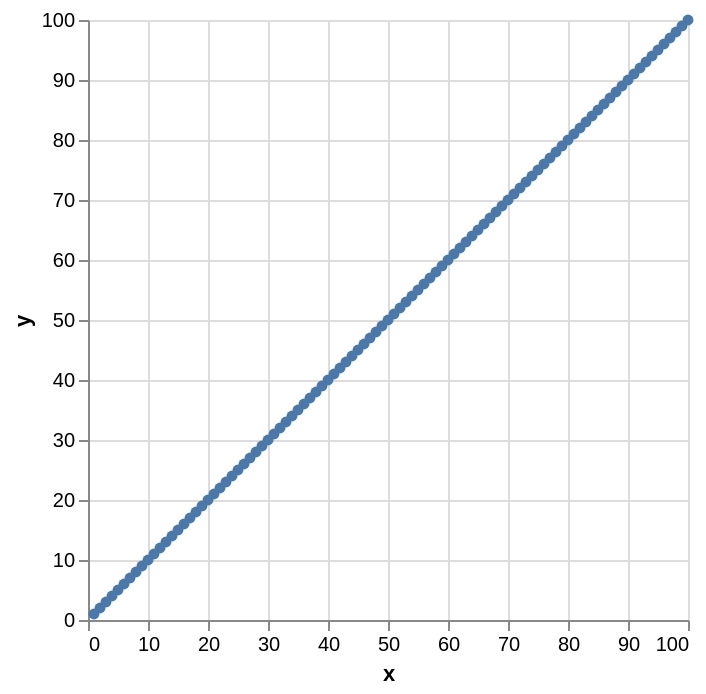

Vega-Lite specification stored for this chart:
### Vega-Lite specification from a JSON file in a GitHub repository (floating-point values rounded to 4 significant figures)
{"$schema": "https://vega.github.io/schema/vega-lite/v5.json", "data": {"values": [{"catX": "1", "x": 1, "y": 1}, {"catX": "2", "x": 2, "y": 2}, {"catX": "3", "x": 3, "y": 3}, {"catX": "4", "x": 4, "y": 4}, {"catX": "5", "x": 5, "y": 5}, {"catX": "6", "x": 6, "y": 6}, {"catX": "7", "x": 7, "y": 7}, {"catX": "8", "x": 8, "y": 8}, {"catX": "9", "x": 9, "y": 9}, {"catX": "10", "x": 10, "y": 10}, {"catX": "11", "x": 11, "y": 11}, {"catX": "12", "x": 12, "y": 12}, {"catX": "13", "x": 13, "y": 13}, {"catX": "14", "x": 14, "y": 14}, {"catX": "15", "x": 15, "y": 15}, {"catX": "16", "x": 16, "y": 16}, {"catX": "17", "x": 17, "y": 17}, {"catX": "18", "x": 18, "y": 18}, {"catX": "19", "x": 19, "y": 19}, {"catX": "20", "x": 20, "y": 20}, {"catX": "21", "x": 21, "y": 21}, {"catX": "22", "x": 22, "y": 22}, {"catX": "23", "x": 23, "y": 23}, {"catX": "24", "x": 24, "y": 24}, {"catX": "25", "x": 25, "y": 25}, {"catX": "26", "x": 26, "y": 26}, {"catX": "27", "x": 27, "y": 27}, {"catX": "28", "x": 28, "y": 28}, {"catX": "29", "x": 29, "y": 29}, {"catX": "30", "x": 30, "y": 30}, {"catX": "31", "x": 31, "y": 31}, {"catX": "32", "x": 32, "y": 32}, {"catX": "33", "x": 33, "y": 33}, {"catX": "34", "x": 34, "y": 34}, {"catX": "35", "x": 35, "y": 35}, {"catX": "36", "x": 36, "y": 36}, {"catX": "37", "x": 37, "y": 37}, {"catX": "38", "x": 38, "y": 38}, {"catX": "39", "x": 39, "y": 39}, {"catX": "40", "x": 40, "y": 40}, {"catX": "41", "x": 41, "y": 41}, {"catX": "42", "x": 42, "y": 42}, {"catX": "43", "x": 43, "y": 43}, {"catX": "44", "x": 44, "y": 44}, {"catX": "45", "x": 45, "y": 45}, {"catX": "46", "x": 46, "y": 46}, {"catX": "47", "x": 47, "y": 47}, {"catX": "48", "x": 48, "y": 48}, {"catX": "49", "x": 49, "y": 49}, {"catX": "50", "x": 50, "y": 50}, {"catX": "51", "x": 51, "y": 51}, {"catX": "52", "x": 52, "y": 52}, {"catX": "53", "x": 53, "y": 53}, {"catX": "54", "x": 54, "y": 54}, {"catX": "55", "x": 55, "y": 55}, {"catX": "56", "x": 56, "y": 56}, {"catX": "57", "x": 57, "y": 57}, {"catX": "58", "x": 58, "y": 58}, {"catX": "59", "x": 59, "y": 59}, {"catX": "60", "x": 60, "y": 60}, {"catX": "61", "x": 61, "y": 61}, {"catX": "62", "x": 62, "y": 62}, {"catX": "63", "x": 63, "y": 63}, {"catX": "64", "x": 64, "y": 64}, {"catX": "65", "x": 65, "y": 65}, {"catX": "66", "x": 66, "y": 66}, {"catX": "67", "x": 67, "y": 67}, {"catX": "68", "x": 68, "y": 68}, {"catX": "69", "x": 69, "y": 69}, {"catX": "70", "x": 70, "y": 70}, {"catX": "71", "x": 71, "y": 71}, {"catX": "72", "x": 72, "y": 72}, {"catX": "73", "x": 73, "y": 73}, {"catX": "74", "x": 74, "y": 74}, {"catX": "75", "x": 75, "y": 75}, {"catX": "76", "x": 76, "y": 76}, {"catX": "77", "x": 77, "y": 77}, {"catX": "78", "x": 78, "y": 78}, {"catX": "79", "x": 79, "y": 79}, {"catX": "80", "x": 80, "y": 80}, {"catX": "81", "x": 81, "y": 81}, {"catX": "82", "x": 82, "y": 82}, {"catX": "83", "x": 83, "y": 83}, {"catX": "84", "x": 84, "y": 84}, {"catX": "85", "x": 85, "y": 85}, {"catX": "86", "x": 86, "y": 86}, {"catX": "87", "x": 87, "y": 87}, {"catX": "88", "x": 88, "y": 88}, {"catX": "89", "x": 89, "y": 89}, {"catX": "90", "x": 90, "y": 90}, {"catX": "91", "x": 91, "y": 91}, {"catX": "92", "x": 92, "y": 92}, {"catX": "93", "x": 93, "y": 93}, {"catX": "94", "x": 94, "y": 94}, {"catX": "95", "x": 95, "y": 95}, {"catX": "96", "x": 96, "y": 96}, {"catX": "97", "x": 97, "y": 97}, {"catX": "98", "x": 98, "y": 98}, {"catX": "99", "x": 99, "y": 99}, {"catX": "100", "x": 100, "y": 100}]}, "encoding": {"x": {"field": "x", "type": "quantitative"}, "y": {"field": "y", "type": "quantitative"}}, "height": "container", "mark": {"point": true, "type": "line"}}
